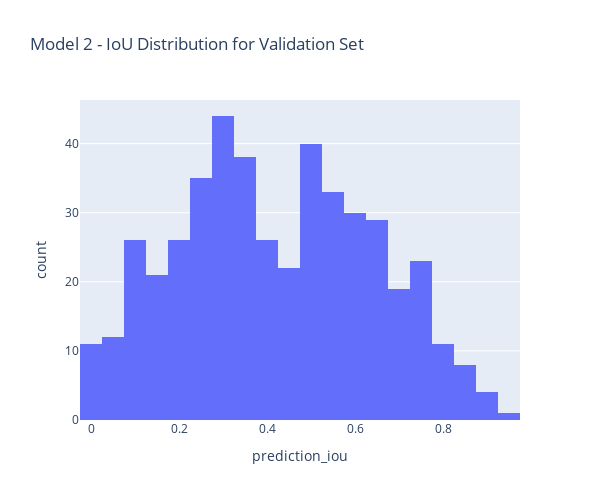

The notebook cell saved with this chart:
### Code cell
fig = px.histogram(model2_summary,
                   x="prediction_iou",
                   title = 'Model 2 - IoU Distribution for Validation Set',
                   width=600, height=500, nbins = 30)
fig.show()

### Figure 1 — Plotly figure (JSON) as saved in the notebook; plotly's stock layout.template omitted (floating-point values rounded to 4 significant figures; data arrays with more than 128 entries replaced by an {"elided": "..."} marker saying what was removed)
{"data": [{"alignmentgroup": "True", "bingroup": "x", "hovertemplate": "prediction_iou=%{x}<br>count=%{y}<extra></extra>", "legendgroup": "", "marker": {"color": "#636efa", "pattern": {"shape": ""}}, "name": "", "nbinsx": 30, "offsetgroup": "", "orientation": "v", "showlegend": false, "type": "histogram", "x": {"elided": "459 float values"}, "xaxis": "x", "yaxis": "y"}], "layout": {"barmode": "relative", "height": 500, "legend": {"tracegroupgap": 0}, "title": {"text": "Model 2 - IoU Distribution for Validation Set"}, "width": 600, "xaxis": {"anchor": "y", "domain": [0, 1], "title": {"text": "prediction_iou"}}, "yaxis": {"anchor": "x", "domain": [0, 1], "title": {"text": "count"}}}}
